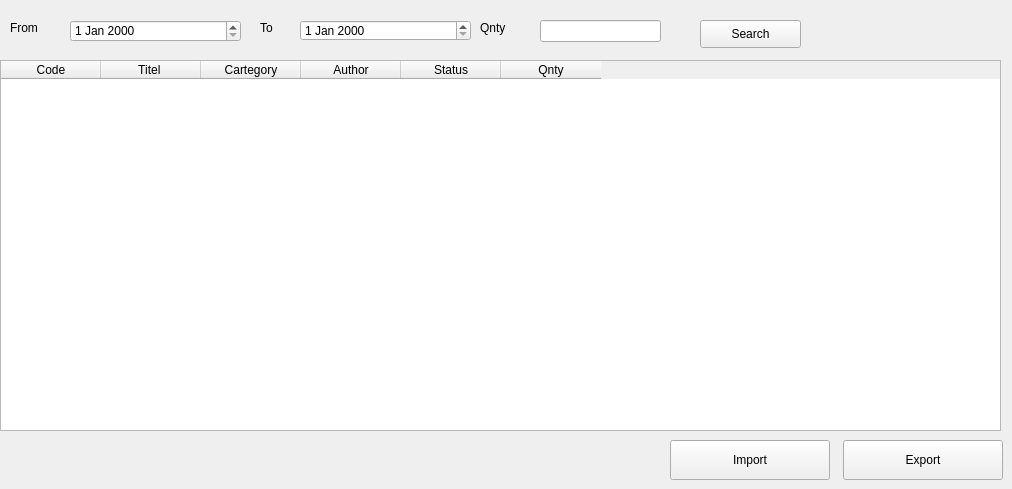
      <widget class="QWidget" name="tab_17">
       <attribute name="title">
        <string>Book Reports</string>
       </attribute>
       <widget class="QTableWidget" name="tableWidget_5">
        <property name="geometry">
         <rect>
          <x>0</x>
          <y>60</y>
          <width>1001</width>
          <height>371</height>
         </rect>
        </property>
        <column>
         <property name="text">
          <string>Code</string>
         </property>
        </column>
        <column>
         <property name="text">
          <string>Titel </string>
         </property>
        </column>
        <column>
         <property name="text">
          <string>Cartegory</string>
         </property>
        </column>
        <column>
         <property name="text">
          <string>Author</string>
         </property>
        </column>
        <column>
         <property name="text">
          <string>Status</string>
         </property>
        </column>
        <column>
         <property name="text">
          <string>Qnty</string>
         </property>
        </column>
       </widget>
       <widget class="QDateEdit" name="dateEdit">
        <property name="geometry">
         <rect>
          <x>70</x>
          <y>20</y>
          <width>171</width>
          <height>22</height>
         </rect>
        </property>
       </widget>
       <widget class="QLabel" name="label_19">
        <property name="geometry">
         <rect>
          <x>10</x>
          <y>20</y>
          <width>55</width>
          <height>16</height>
         </rect>
        </property>
        <property name="text">
         <string>From</string>
        </property>
       </widget>
       <widget class="QLabel" name="label_20">
        <property name="geometry">
         <rect>
          <x>260</x>
          <y>20</y>
          <width>31</width>
          <height>16</height>
         </rect>
        </property>
        <property name="text">
         <string>To</string>
        </property>
       </widget>
       <widget class="QDateEdit" name="dateEdit_2">
        <property name="geometry">
         <rect>
          <x>300</x>
          <y>20</y>
          <width>171</width>
          <height>21</height>
         </rect>
        </property>
       </widget>
       <widget class="QLineEdit" name="lineEdit_33">
        <property name="geometry">
         <rect>
          <x>540</x>
          <y>20</y>
          <width>121</width>
          <height>22</height>
         </rect>
        </property>
       </widget>
       <widget class="QLabel" name="label_21">
        <property name="geometry">
         <rect>
          <x>480</x>
          <y>20</y>
          <width>55</width>
          <height>16</height>
         </rect>
        </property>
        <property name="text">
         <string>Qnty</string>
        </property>
       </widget>
       <widget class="QPushButton" name="pushButton_25">
        <property name="geometry">
         <rect>
          <x>700</x>
          <y>20</y>
          <width>101</width>
          <height>28</height>
         </rect>
        </property>
        <property name="text">
         <string>Search</string>
        </property>
       </widget>
       <widget class="QPushButton" name="pushButton_42">
        <property name="geometry">
         <rect>
          <x>843</x>
          <y>440</y>
          <width>160</width>
          <height>40</height>
         </rect>
        </property>
        <property name="text">
         <string>Export</string>
        </property>
       </widget>
       <widget class="QPushButton" name="pushButton_43">
        <property name="geometry">
         <rect>
          <x>670</x>
          <y>440</y>
          <width>160</width>
          <height>40</height>
         </rect>
        </property>
        <property name="text">
         <string>Import</string>
        </property>
       </widget>
      </widget>
